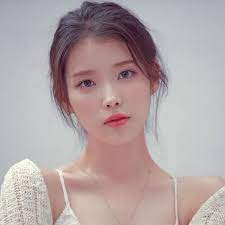
#> input picture AI/DataAnalysis/DaegueAIschool/Image_example/Image_sample/IU01.jpg, 225 x 225 px, found by its file name; its folder holds only this picture in this run
$ python Image_Analysis.py
#> lines starting #> are read from the running program, lines starting #| are printed output that depends on the picture
from genericpath import exists
import random
import numpy as np
import os
import cv2
import glob
from PIL import Image
import PIL.ImageOps

#PIL -> pip install Pillow
#cv2 -> pip install opencv-python

#새로만들 이미지 갯수를 정합니다.
num_augmented_images=50

#원본 사진 폴더 경로
file_path = "C:/Users/user/Desktop/대구AI스쿨/Project/AI/DataAnalysis/DaegueAIschool/Image_example/Image_sample"

#위의 폴더 내부에 있는 이미지 이름의 배열이 저장 되는 형태
file_name = os.listdir(file_path)
print(file_name)

#['IU01.jpg', 'IU02.jpg', 'IU03.jpg']

# file_name 길이를 가져옴
total_origin_image_number = len(file_name)
print("total Image number >>",total_origin_image_number)

# total Image number >> 3

augment_cnt = 1

for i in range(1,num_augmented_images):
    chage_picture_index = random.randint(0,total_origin_image_number-1)
    # print(chage_picture_index)
    file_names = file_name[chage_picture_index]
    # print(file_names)

    os.makedirs("./custom_data", exist_ok=True)
    origin_image_path = "C:/Users/user/Desktop/대구AI스쿨/Project/AI/DataAnalysis/DaegueAIschool/Image_example/Image_sample/" + file_names
    print(origin_image_path)

    image = Image.open(origin_image_path)
#> image is the input picture: PIL image 225x225 RGB; mean R, G, B 178.4, 163.3, 164.1

    #랜덤 값이 1~4 사이의 값이 나오도록 만듦

    random_augment = random.randrange(1,7)
    print(random_augment)

    if(random_augment == 1):
        #이미지 좌우 반전
        inverted_image = image.transpose(Image.FLIP_LEFT_RIGHT)
        inverted_image.save("./custom_data/" + "inverted_" + str(augment_cnt) + ".png")

    elif(random_augment == 2):
        # 이미지 기울기
        rotated_image = image.rotate(random.randrange(-20,20))
        rotated_image.save("./custom_data/" + "rotated_" + str(augment_cnt) + ".png")

    elif(random_augment == 3):

        # 이미지 리사이즈
        resize_image = image.resize(size=(224, 224))
        resize_image.save("./custom_data/" + "resize_" +str(augment_cnt) + ".png")

        # 3가지 추가 (상하, 컬러지티,그레이, 센터크롭,크롭,랜덤크롭 등 )

        # 이미지 상하반전
    elif(random_augment == 4):

        top_bottom_image = image.transpose(Image.FLIP_TOP_BOTTOM)
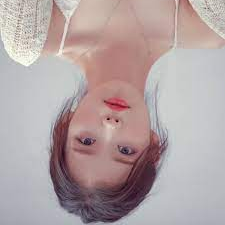
#> top_bottom_image: PIL image 225x225 RGB; mean R, G, B 178.4, 163.3, 164.1
        top_bottom_image.save("./custom_data/" + "top_bpttpm_" +str(augment_cnt) + ".png")

        # 제출 코드만


    augment_cnt += 1
